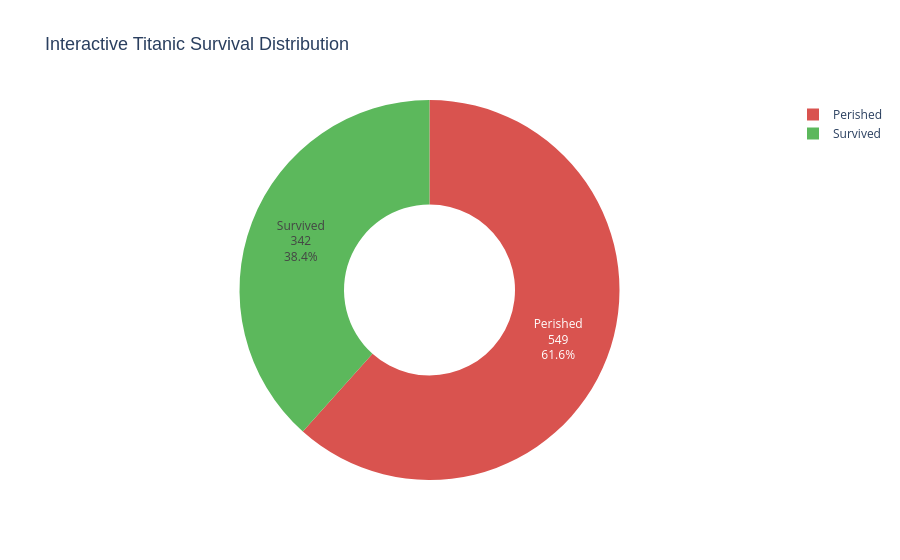

The code cell stored with this chart in its notebook:
### Markdown cell above
---

## SECTION 10: Advanced Interactive Visualization Using Plotly

Interactive visualizations allow dynamic exploration of data points, rich hover diagnostics, zooming, and filtering. Standalone HTML files are generated and saved to `outputs/visualizations/`.

### Code cell
# 1. Interactive Survival Distribution (Donut Chart)
surv_counts = df['Survived'].value_counts().reset_index()
surv_counts['Status'] = surv_counts['Survived'].map({0: 'Perished', 1: 'Survived'})

fig_surv = px.pie(
    surv_counts,
    values='count',
    names='Status',
    hole=0.45,
    title='Interactive Titanic Survival Distribution',
    color='Status',
    color_discrete_map={'Perished': '#d9534f', 'Survived': '#5cb85c'}
)
fig_surv.update_traces(textposition='inside', textinfo='percent+label+value',
                       hovertemplate="<b>%{label}</b><br>Count: %{value}<br>Proportion: %{percent}<extra></extra>")
fig_surv.update_layout(title_font=dict(size=18, family="Arial, sans-serif"))

html_surv_path = os.path.join(viz_dir, 'survival_distribution.html')
fig_surv.write_html(html_surv_path)
print(f"Saved: {html_surv_path}")
fig_surv.show()

### Figure 1 — Plotly figure (JSON) as saved in the notebook; plotly's stock layout.template omitted (floating-point values rounded to 4 significant figures)
{"data": [{"customdata": [["Perished"], ["Survived"]], "domain": {"x": [0.0, 1.0], "y": [0.0, 1.0]}, "hole": 0.45, "hovertemplate": "<b>%{label}</b><br>Count: %{value}<br>Proportion: %{percent}<extra></extra>", "labels": ["Perished", "Survived"], "legendgroup": "", "marker": {"colors": ["#d9534f", "#5cb85c"]}, "name": "", "showlegend": true, "textinfo": "percent+label+value", "textposition": "inside", "type": "pie", "values": [549, 342]}], "layout": {"legend": {"tracegroupgap": 0}, "title": {"font": {"family": "Arial, sans-serif", "size": 18}, "text": "Interactive Titanic Survival Distribution"}}}
